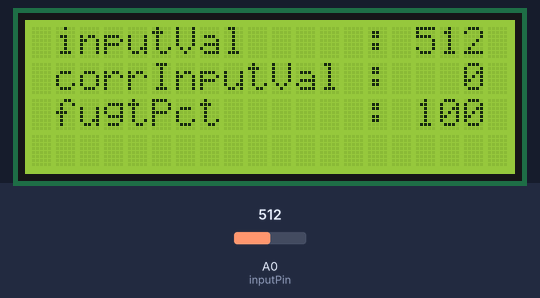
The sketch below on a simulated Arduino Uno, built with avr-gcc and run on an emulated ATmega328P. On the bench: 20×4 character LCD. The test bench sets the inputs (shaded band); at power-on: A0 (inputPin) = 512. What the sketch prints to the serial monitor is not drawn.

Above: at 1.2 s.
1.3 s: A0 (inputPin) set to 579
At 3.5 s:
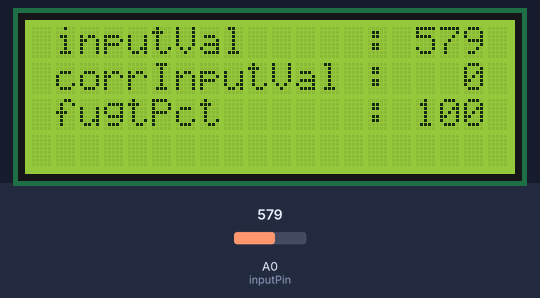
3.8 s: A0 (inputPin) set to 614
At 5.3 s:
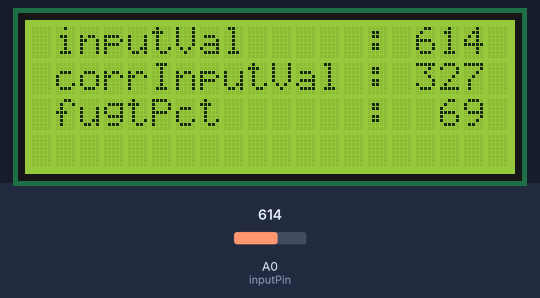
5.9 s: A0 (inputPin) set to 677
At 8.1 s:
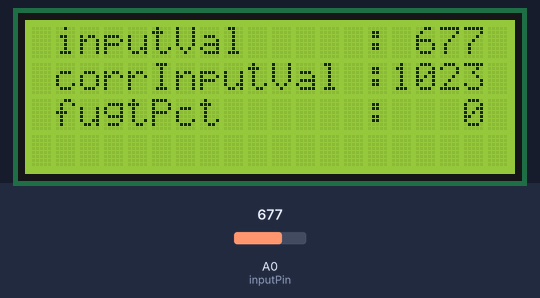
Timing chart, 0 to 9.6 s (numbered marks = the images above; inputs shaded):
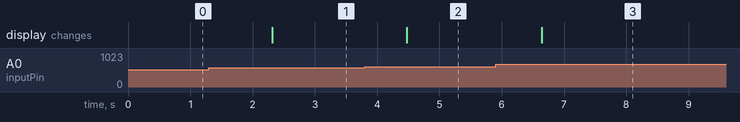

The sketch:

CapacitiveMoistureSensorLCDTest1.ino
```cpp
#include <Arduino.h>
#include <Wire.h>
#include <LiquidCrystal_I2C.h>

LiquidCrystal_I2C lcd(0x3E, 20, 4);

#define inputPin A0
#define delayTime 1000

int inputVal = 0;
int inputValMin = 589 ; // Mest fugtig.
int inputValMax = 667; // Mindst fugtig.
int corrInputVal;
int fugtPct;

void readData(){
    inputVal = analogRead(inputPin);
}

void processData(){
    corrInputVal = map(inputVal, inputValMin, inputValMax, 0, 1023);
    corrInputVal = constrain(corrInputVal, 0, 1023);
    fugtPct = map(corrInputVal, 0, 1023, 100, 0);
}

void serialPrint(){
    Serial.println("********************");
    Serial.println("  ");
    Serial.print("inputVal      : ");
    Serial.println(inputVal);
    Serial.print("corrInputVal  : ");
    Serial.println(corrInputVal);
    Serial.print("fugtPct       : ");
    Serial.print(fugtPct);
    Serial.println(" %");
    Serial.println("  ");
}

void LCDPrint(){
    lcd.setCursor(1, 0);
    lcd.print("inputVal     :");
    if(inputVal < 10){
      lcd.print("   ");
      }
    else if(inputVal < 100){
      lcd.print("  ");
      }
    else if(inputVal < 1000){
      lcd.print(" ");
      }
    lcd.print(inputVal);

    lcd.setCursor(1, 1);
    lcd.print("corrInputVal :");
    if(corrInputVal < 10){
      lcd.print("   ");
      }
    else if(corrInputVal < 100){
      lcd.print("  ");
      }
    else if(corrInputVal < 1000){
      lcd.print(" ");
      }
    lcd.print(corrInputVal);

    lcd.setCursor(1, 2);
    lcd.print("fugtPct      :");
    if(fugtPct < 10){
      lcd.print("   ");
      }
    else if(fugtPct < 100){
      lcd.print("  ");
      }
    else if(fugtPct < 1000){
      lcd.print(" ");
      }
    lcd.print(fugtPct);
}

void setup() {
    Serial.begin(9600);

    lcd.init();
    lcd.backlight();
    lcd.clear();

    pinMode(inputPin, INPUT);
}

void loop() {
    readData();

    processData();

    serialPrint();

    LCDPrint();

    delay(delayTime);
}
```

Measured:
- after the input at 1.3 s, the display: changes after 1.0 s (image 1)
- after the input at 3.8 s, the display: changes after 0.68 s (image 2)
- after the input at 5.9 s, the display: changes after 0.74 s (image 3)
